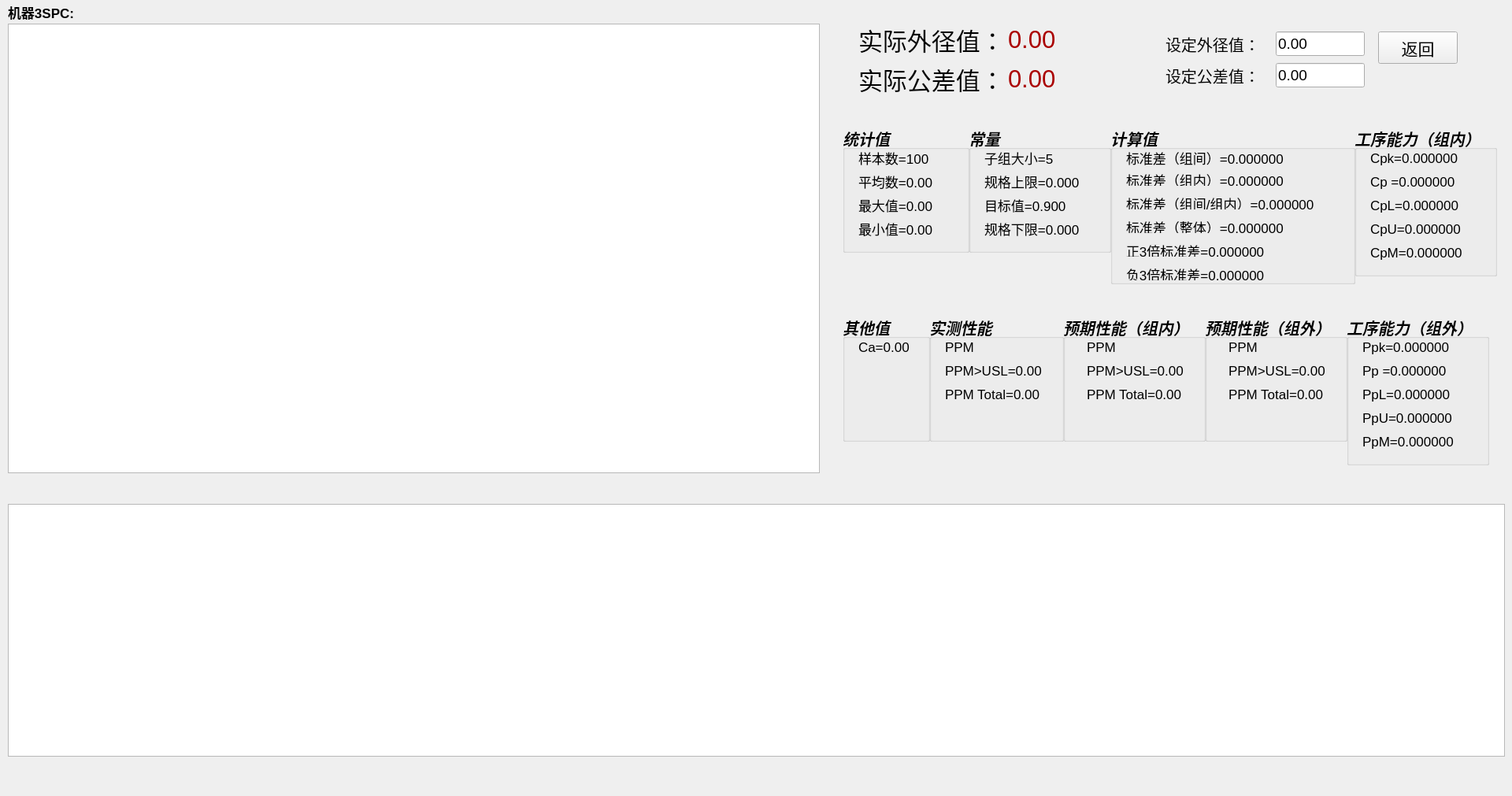
<?xml version="1.0" encoding="UTF-8"?>
<ui version="4.0">
 <class>spcDev3</class>
 <widget class="QWidget" name="spcDev3">
  <property name="geometry">
   <rect>
    <x>0</x>
    <y>0</y>
    <width>1920</width>
    <height>1011</height>
   </rect>
  </property>
  <property name="windowTitle">
   <string>Form</string>
  </property>
  <widget class="QGroupBox" name="TongjiBox_7">
   <property name="geometry">
    <rect>
     <x>1180</x>
     <y>400</y>
     <width>171</width>
     <height>161</height>
    </rect>
   </property>
   <property name="font">
    <font>
     <pointsize>15</pointsize>
     <italic>true</italic>
     <bold>true</bold>
    </font>
   </property>
   <property name="title">
    <string>实测性能</string>
   </property>
   <widget class="QLabel" name="label7_1">
    <property name="geometry">
     <rect>
      <x>20</x>
      <y>30</y>
      <width>131</width>
      <height>21</height>
     </rect>
    </property>
    <property name="font">
     <font>
      <pointsize>13</pointsize>
      <italic>false</italic>
      <bold>false</bold>
     </font>
    </property>
    <property name="text">
     <string>PPM&lt;LSL=0.00</string>
    </property>
   </widget>
   <widget class="QLabel" name="label7_2">
    <property name="geometry">
     <rect>
      <x>20</x>
      <y>60</y>
      <width>131</width>
      <height>21</height>
     </rect>
    </property>
    <property name="font">
     <font>
      <pointsize>13</pointsize>
      <italic>false</italic>
      <bold>false</bold>
     </font>
    </property>
    <property name="text">
     <string>PPM&gt;USL=0.00</string>
    </property>
   </widget>
   <widget class="QLabel" name="label7_3">
    <property name="geometry">
     <rect>
      <x>20</x>
      <y>90</y>
      <width>151</width>
      <height>21</height>
     </rect>
    </property>
    <property name="font">
     <font>
      <pointsize>13</pointsize>
      <italic>false</italic>
      <bold>false</bold>
     </font>
    </property>
    <property name="text">
     <string>PPM Total=0.00</string>
    </property>
   </widget>
  </widget>
  <widget class="QGroupBox" name="TongjiBox">
   <property name="geometry">
    <rect>
     <x>1070</x>
     <y>160</y>
     <width>161</width>
     <height>161</height>
    </rect>
   </property>
   <property name="font">
    <font>
     <pointsize>15</pointsize>
     <italic>true</italic>
     <bold>true</bold>
    </font>
   </property>
   <property name="title">
    <string>统计值</string>
   </property>
   <widget class="QLabel" name="label1_1">
    <property name="geometry">
     <rect>
      <x>20</x>
      <y>30</y>
      <width>111</width>
      <height>21</height>
     </rect>
    </property>
    <property name="font">
     <font>
      <pointsize>13</pointsize>
      <italic>false</italic>
      <bold>false</bold>
     </font>
    </property>
    <property name="text">
     <string>样本数=100</string>
    </property>
   </widget>
   <widget class="QLabel" name="label1_2">
    <property name="geometry">
     <rect>
      <x>20</x>
      <y>60</y>
      <width>111</width>
      <height>21</height>
     </rect>
    </property>
    <property name="font">
     <font>
      <pointsize>13</pointsize>
      <italic>false</italic>
      <bold>false</bold>
     </font>
    </property>
    <property name="text">
     <string>平均数=0.00</string>
    </property>
   </widget>
   <widget class="QLabel" name="label1_3">
    <property name="geometry">
     <rect>
      <x>20</x>
      <y>90</y>
      <width>111</width>
      <height>21</height>
     </rect>
    </property>
    <property name="font">
     <font>
      <pointsize>13</pointsize>
      <italic>false</italic>
      <bold>false</bold>
     </font>
    </property>
    <property name="text">
     <string>最大值=0.00</string>
    </property>
   </widget>
   <widget class="QLabel" name="label1_4">
    <property name="geometry">
     <rect>
      <x>20</x>
      <y>120</y>
      <width>111</width>
      <height>21</height>
     </rect>
    </property>
    <property name="font">
     <font>
      <pointsize>13</pointsize>
      <italic>false</italic>
      <bold>false</bold>
     </font>
    </property>
    <property name="text">
     <string>最小值=0.00</string>
    </property>
   </widget>
  </widget>
  <widget class="QLabel" name="label_2">
   <property name="geometry">
    <rect>
     <x>1090</x>
     <y>80</y>
     <width>191</width>
     <height>41</height>
    </rect>
   </property>
   <property name="font">
    <font>
     <pointsize>23</pointsize>
    </font>
   </property>
   <property name="text">
    <string>实际公差值：</string>
   </property>
  </widget>
  <widget class="QChartView" name="chartViewBar">
   <property name="geometry">
    <rect>
     <x>10</x>
     <y>30</y>
     <width>1031</width>
     <height>571</height>
    </rect>
   </property>
   <property name="font">
    <font>
     <pointsize>20</pointsize>
    </font>
   </property>
  </widget>
  <widget class="QLineEdit" name="lineEdit2">
   <property name="geometry">
    <rect>
     <x>1620</x>
     <y>80</y>
     <width>113</width>
     <height>31</height>
    </rect>
   </property>
   <property name="font">
    <font>
     <pointsize>14</pointsize>
    </font>
   </property>
   <property name="text">
    <string>0.00</string>
   </property>
  </widget>
  <widget class="QLineEdit" name="lineEdit1">
   <property name="geometry">
    <rect>
     <x>1620</x>
     <y>40</y>
     <width>113</width>
     <height>31</height>
    </rect>
   </property>
   <property name="font">
    <font>
     <pointsize>14</pointsize>
    </font>
   </property>
   <property name="text">
    <string>0.00</string>
   </property>
  </widget>
  <widget class="QGroupBox" name="TongjiBox_4">
   <property name="geometry">
    <rect>
     <x>1720</x>
     <y>160</y>
     <width>181</width>
     <height>191</height>
    </rect>
   </property>
   <property name="font">
    <font>
     <pointsize>15</pointsize>
     <italic>true</italic>
     <bold>true</bold>
    </font>
   </property>
   <property name="title">
    <string>工序能力（组内）</string>
   </property>
   <widget class="QLabel" name="label4_1">
    <property name="geometry">
     <rect>
      <x>20</x>
      <y>30</y>
      <width>131</width>
      <height>21</height>
     </rect>
    </property>
    <property name="font">
     <font>
      <pointsize>13</pointsize>
      <italic>false</italic>
      <bold>false</bold>
     </font>
    </property>
    <property name="text">
     <string>Cpk=0.000000</string>
    </property>
   </widget>
   <widget class="QLabel" name="label4_2">
    <property name="geometry">
     <rect>
      <x>20</x>
      <y>60</y>
      <width>131</width>
      <height>21</height>
     </rect>
    </property>
    <property name="font">
     <font>
      <pointsize>13</pointsize>
      <italic>false</italic>
      <bold>false</bold>
     </font>
    </property>
    <property name="text">
     <string>Cp =0.000000</string>
    </property>
   </widget>
   <widget class="QLabel" name="label4_3">
    <property name="geometry">
     <rect>
      <x>20</x>
      <y>90</y>
      <width>121</width>
      <height>21</height>
     </rect>
    </property>
    <property name="font">
     <font>
      <pointsize>13</pointsize>
      <italic>false</italic>
      <bold>false</bold>
     </font>
    </property>
    <property name="text">
     <string>CpL=0.000000</string>
    </property>
   </widget>
   <widget class="QLabel" name="label4_4">
    <property name="geometry">
     <rect>
      <x>20</x>
      <y>120</y>
      <width>131</width>
      <height>21</height>
     </rect>
    </property>
    <property name="font">
     <font>
      <pointsize>13</pointsize>
      <italic>false</italic>
      <bold>false</bold>
     </font>
    </property>
    <property name="text">
     <string>CpU=0.000000</string>
    </property>
   </widget>
   <widget class="QLabel" name="label4_5">
    <property name="geometry">
     <rect>
      <x>20</x>
      <y>150</y>
      <width>131</width>
      <height>21</height>
     </rect>
    </property>
    <property name="font">
     <font>
      <pointsize>13</pointsize>
      <italic>false</italic>
      <bold>false</bold>
     </font>
    </property>
    <property name="text">
     <string>CpM=0.000000</string>
    </property>
   </widget>
  </widget>
  <widget class="QLabel" name="label1_10">
   <property name="geometry">
    <rect>
     <x>10</x>
     <y>0</y>
     <width>141</width>
     <height>31</height>
    </rect>
   </property>
   <property name="font">
    <font>
     <pointsize>13</pointsize>
     <italic>false</italic>
     <bold>true</bold>
    </font>
   </property>
   <property name="text">
    <string>机器3SPC:</string>
   </property>
  </widget>
  <widget class="QLabel" name="label_6">
   <property name="geometry">
    <rect>
     <x>1280</x>
     <y>80</y>
     <width>131</width>
     <height>41</height>
    </rect>
   </property>
   <property name="font">
    <font>
     <pointsize>23</pointsize>
    </font>
   </property>
   <property name="text">
    <string>&lt;html&gt;&lt;head/&gt;&lt;body&gt;&lt;p&gt;&lt;span style=&quot; color:#aa0000;&quot;&gt;0.00&lt;/span&gt;&lt;/p&gt;&lt;/body&gt;&lt;/html&gt;</string>
   </property>
  </widget>
  <widget class="QGroupBox" name="TongjiBox_8">
   <property name="geometry">
    <rect>
     <x>1350</x>
     <y>400</y>
     <width>181</width>
     <height>161</height>
    </rect>
   </property>
   <property name="font">
    <font>
     <pointsize>15</pointsize>
     <italic>true</italic>
     <bold>true</bold>
    </font>
   </property>
   <property name="title">
    <string>预期性能（组内）</string>
   </property>
   <widget class="QLabel" name="label8_3">
    <property name="geometry">
     <rect>
      <x>30</x>
      <y>90</y>
      <width>151</width>
      <height>21</height>
     </rect>
    </property>
    <property name="font">
     <font>
      <pointsize>13</pointsize>
      <italic>false</italic>
      <bold>false</bold>
     </font>
    </property>
    <property name="text">
     <string>PPM Total=0.00</string>
    </property>
   </widget>
   <widget class="QLabel" name="label8_1">
    <property name="geometry">
     <rect>
      <x>30</x>
      <y>30</y>
      <width>131</width>
      <height>21</height>
     </rect>
    </property>
    <property name="font">
     <font>
      <pointsize>13</pointsize>
      <italic>false</italic>
      <bold>false</bold>
     </font>
    </property>
    <property name="text">
     <string>PPM&lt;LSL=0.00</string>
    </property>
   </widget>
   <widget class="QLabel" name="label8_2">
    <property name="geometry">
     <rect>
      <x>30</x>
      <y>60</y>
      <width>131</width>
      <height>21</height>
     </rect>
    </property>
    <property name="font">
     <font>
      <pointsize>13</pointsize>
      <italic>false</italic>
      <bold>false</bold>
     </font>
    </property>
    <property name="text">
     <string>PPM&gt;USL=0.00</string>
    </property>
   </widget>
  </widget>
  <widget class="QChartView" name="chartViewX">
   <property name="geometry">
    <rect>
     <x>10</x>
     <y>640</y>
     <width>1901</width>
     <height>321</height>
    </rect>
   </property>
  </widget>
  <widget class="QLabel" name="label_5">
   <property name="geometry">
    <rect>
     <x>1280</x>
     <y>30</y>
     <width>131</width>
     <height>41</height>
    </rect>
   </property>
   <property name="font">
    <font>
     <pointsize>23</pointsize>
    </font>
   </property>
   <property name="text">
    <string>&lt;html&gt;&lt;head/&gt;&lt;body&gt;&lt;p&gt;&lt;span style=&quot; color:#aa0000;&quot;&gt;0.00&lt;/span&gt;&lt;/p&gt;&lt;/body&gt;&lt;/html&gt;</string>
   </property>
  </widget>
  <widget class="QLabel" name="label_4">
   <property name="geometry">
    <rect>
     <x>1480</x>
     <y>80</y>
     <width>131</width>
     <height>31</height>
    </rect>
   </property>
   <property name="font">
    <font>
     <pointsize>15</pointsize>
    </font>
   </property>
   <property name="text">
    <string>设定公差值：</string>
   </property>
  </widget>
  <widget class="QLabel" name="label">
   <property name="geometry">
    <rect>
     <x>1090</x>
     <y>20</y>
     <width>191</width>
     <height>61</height>
    </rect>
   </property>
   <property name="font">
    <font>
     <pointsize>23</pointsize>
    </font>
   </property>
   <property name="text">
    <string>实际外径值：</string>
   </property>
  </widget>
  <widget class="QGroupBox" name="TongjiBox_9">
   <property name="geometry">
    <rect>
     <x>1530</x>
     <y>400</y>
     <width>181</width>
     <height>161</height>
    </rect>
   </property>
   <property name="font">
    <font>
     <pointsize>15</pointsize>
     <italic>true</italic>
     <bold>true</bold>
    </font>
   </property>
   <property name="title">
    <string>预期性能（组外）</string>
   </property>
   <widget class="QLabel" name="label9_2">
    <property name="geometry">
     <rect>
      <x>30</x>
      <y>60</y>
      <width>131</width>
      <height>21</height>
     </rect>
    </property>
    <property name="font">
     <font>
      <pointsize>13</pointsize>
      <italic>false</italic>
      <bold>false</bold>
     </font>
    </property>
    <property name="text">
     <string>PPM&gt;USL=0.00</string>
    </property>
   </widget>
   <widget class="QLabel" name="label9_1">
    <property name="geometry">
     <rect>
      <x>30</x>
      <y>30</y>
      <width>131</width>
      <height>21</height>
     </rect>
    </property>
    <property name="font">
     <font>
      <pointsize>13</pointsize>
      <italic>false</italic>
      <bold>false</bold>
     </font>
    </property>
    <property name="text">
     <string>PPM&lt;LSL=0.00</string>
    </property>
   </widget>
   <widget class="QLabel" name="label9_3">
    <property name="geometry">
     <rect>
      <x>30</x>
      <y>90</y>
      <width>151</width>
      <height>21</height>
     </rect>
    </property>
    <property name="font">
     <font>
      <pointsize>13</pointsize>
      <italic>false</italic>
      <bold>false</bold>
     </font>
    </property>
    <property name="text">
     <string>PPM Total=0.00</string>
    </property>
   </widget>
  </widget>
  <widget class="QGroupBox" name="TongjiBox_6">
   <property name="geometry">
    <rect>
     <x>1070</x>
     <y>400</y>
     <width>111</width>
     <height>161</height>
    </rect>
   </property>
   <property name="font">
    <font>
     <pointsize>15</pointsize>
     <italic>true</italic>
     <bold>true</bold>
    </font>
   </property>
   <property name="title">
    <string>其他值</string>
   </property>
   <widget class="QLabel" name="label6_1">
    <property name="geometry">
     <rect>
      <x>20</x>
      <y>30</y>
      <width>111</width>
      <height>21</height>
     </rect>
    </property>
    <property name="font">
     <font>
      <pointsize>13</pointsize>
      <italic>false</italic>
      <bold>false</bold>
     </font>
    </property>
    <property name="text">
     <string>Ca=0.00</string>
    </property>
   </widget>
  </widget>
  <widget class="QGroupBox" name="TongjiBox_2">
   <property name="geometry">
    <rect>
     <x>1230</x>
     <y>160</y>
     <width>181</width>
     <height>161</height>
    </rect>
   </property>
   <property name="font">
    <font>
     <pointsize>15</pointsize>
     <italic>true</italic>
     <bold>true</bold>
    </font>
   </property>
   <property name="title">
    <string>常量</string>
   </property>
   <widget class="QLabel" name="label2_1">
    <property name="geometry">
     <rect>
      <x>20</x>
      <y>30</y>
      <width>111</width>
      <height>21</height>
     </rect>
    </property>
    <property name="font">
     <font>
      <pointsize>13</pointsize>
      <italic>false</italic>
      <bold>false</bold>
     </font>
    </property>
    <property name="text">
     <string>子组大小=5</string>
    </property>
   </widget>
   <widget class="QLabel" name="label2_2">
    <property name="geometry">
     <rect>
      <x>20</x>
      <y>60</y>
      <width>151</width>
      <height>21</height>
     </rect>
    </property>
    <property name="font">
     <font>
      <pointsize>13</pointsize>
      <italic>false</italic>
      <bold>false</bold>
     </font>
    </property>
    <property name="text">
     <string>规格上限=0.000</string>
    </property>
   </widget>
   <widget class="QLabel" name="label2_3">
    <property name="geometry">
     <rect>
      <x>20</x>
      <y>90</y>
      <width>141</width>
      <height>21</height>
     </rect>
    </property>
    <property name="font">
     <font>
      <pointsize>13</pointsize>
      <italic>false</italic>
      <bold>false</bold>
     </font>
    </property>
    <property name="text">
     <string>目标值=0.900</string>
    </property>
   </widget>
   <widget class="QLabel" name="label2_4">
    <property name="geometry">
     <rect>
      <x>20</x>
      <y>120</y>
      <width>161</width>
      <height>21</height>
     </rect>
    </property>
    <property name="font">
     <font>
      <pointsize>13</pointsize>
      <italic>false</italic>
      <bold>false</bold>
     </font>
    </property>
    <property name="text">
     <string>规格下限=0.000</string>
    </property>
   </widget>
  </widget>
  <widget class="QGroupBox" name="TongjiBox_3">
   <property name="geometry">
    <rect>
     <x>1410</x>
     <y>160</y>
     <width>311</width>
     <height>201</height>
    </rect>
   </property>
   <property name="font">
    <font>
     <pointsize>15</pointsize>
     <italic>true</italic>
     <bold>true</bold>
    </font>
   </property>
   <property name="title">
    <string>计算值</string>
   </property>
   <widget class="QLabel" name="label3_1">
    <property name="geometry">
     <rect>
      <x>20</x>
      <y>30</y>
      <width>241</width>
      <height>21</height>
     </rect>
    </property>
    <property name="font">
     <font>
      <pointsize>13</pointsize>
      <italic>false</italic>
      <bold>false</bold>
     </font>
    </property>
    <property name="text">
     <string>标准差（组间）=0.000000</string>
    </property>
   </widget>
   <widget class="QLabel" name="label3_2">
    <property name="geometry">
     <rect>
      <x>20</x>
      <y>60</y>
      <width>231</width>
      <height>16</height>
     </rect>
    </property>
    <property name="font">
     <font>
      <pointsize>13</pointsize>
      <italic>false</italic>
      <bold>false</bold>
     </font>
    </property>
    <property name="text">
     <string>标准差（组内）=0.000000</string>
    </property>
   </widget>
   <widget class="QLabel" name="label3_3">
    <property name="geometry">
     <rect>
      <x>20</x>
      <y>90</y>
      <width>281</width>
      <height>16</height>
     </rect>
    </property>
    <property name="font">
     <font>
      <pointsize>13</pointsize>
      <italic>false</italic>
      <bold>false</bold>
     </font>
    </property>
    <property name="text">
     <string>标准差（组间/组内）=0.000000</string>
    </property>
   </widget>
   <widget class="QLabel" name="label3_4">
    <property name="geometry">
     <rect>
      <x>20</x>
      <y>120</y>
      <width>241</width>
      <height>16</height>
     </rect>
    </property>
    <property name="font">
     <font>
      <pointsize>13</pointsize>
      <italic>false</italic>
      <bold>false</bold>
     </font>
    </property>
    <property name="text">
     <string>标准差（整体）=0.000000</string>
    </property>
   </widget>
   <widget class="QLabel" name="label3_5">
    <property name="geometry">
     <rect>
      <x>20</x>
      <y>150</y>
      <width>281</width>
      <height>16</height>
     </rect>
    </property>
    <property name="font">
     <font>
      <pointsize>13</pointsize>
      <italic>false</italic>
      <bold>false</bold>
     </font>
    </property>
    <property name="text">
     <string>正3倍标准差=0.000000</string>
    </property>
   </widget>
   <widget class="QLabel" name="label3_6">
    <property name="geometry">
     <rect>
      <x>20</x>
      <y>180</y>
      <width>281</width>
      <height>16</height>
     </rect>
    </property>
    <property name="font">
     <font>
      <pointsize>13</pointsize>
      <italic>false</italic>
      <bold>false</bold>
     </font>
    </property>
    <property name="text">
     <string>负3倍标准差=0.000000</string>
    </property>
   </widget>
  </widget>
  <widget class="QPushButton" name="spc_btn1">
   <property name="geometry">
    <rect>
     <x>1750</x>
     <y>40</y>
     <width>101</width>
     <height>41</height>
    </rect>
   </property>
   <property name="font">
    <font>
     <pointsize>16</pointsize>
    </font>
   </property>
   <property name="text">
    <string>返回</string>
   </property>
  </widget>
  <widget class="QGroupBox" name="TongjiBox_5">
   <property name="geometry">
    <rect>
     <x>1710</x>
     <y>400</y>
     <width>181</width>
     <height>191</height>
    </rect>
   </property>
   <property name="font">
    <font>
     <pointsize>15</pointsize>
     <italic>true</italic>
     <bold>true</bold>
    </font>
   </property>
   <property name="title">
    <string>工序能力（组外）</string>
   </property>
   <widget class="QLabel" name="label5_1">
    <property name="geometry">
     <rect>
      <x>20</x>
      <y>30</y>
      <width>131</width>
      <height>21</height>
     </rect>
    </property>
    <property name="font">
     <font>
      <pointsize>13</pointsize>
      <italic>false</italic>
      <bold>false</bold>
     </font>
    </property>
    <property name="text">
     <string>Ppk=0.000000</string>
    </property>
   </widget>
   <widget class="QLabel" name="label5_2">
    <property name="geometry">
     <rect>
      <x>20</x>
      <y>60</y>
      <width>131</width>
      <height>21</height>
     </rect>
    </property>
    <property name="font">
     <font>
      <pointsize>13</pointsize>
      <italic>false</italic>
      <bold>false</bold>
     </font>
    </property>
    <property name="text">
     <string>Pp =0.000000</string>
    </property>
   </widget>
   <widget class="QLabel" name="label5_3">
    <property name="geometry">
     <rect>
      <x>20</x>
      <y>90</y>
      <width>131</width>
      <height>21</height>
     </rect>
    </property>
    <property name="font">
     <font>
      <pointsize>13</pointsize>
      <italic>false</italic>
      <bold>false</bold>
     </font>
    </property>
    <property name="text">
     <string>PpL=0.000000</string>
    </property>
   </widget>
   <widget class="QLabel" name="label5_4">
    <property name="geometry">
     <rect>
      <x>20</x>
      <y>120</y>
      <width>131</width>
      <height>21</height>
     </rect>
    </property>
    <property name="font">
     <font>
      <pointsize>13</pointsize>
      <italic>false</italic>
      <bold>false</bold>
     </font>
    </property>
    <property name="text">
     <string>PpU=0.000000</string>
    </property>
   </widget>
   <widget class="QLabel" name="label5_5">
    <property name="geometry">
     <rect>
      <x>20</x>
      <y>150</y>
      <width>131</width>
      <height>21</height>
     </rect>
    </property>
    <property name="font">
     <font>
      <pointsize>13</pointsize>
      <italic>false</italic>
      <bold>false</bold>
     </font>
    </property>
    <property name="text">
     <string>PpM=0.000000</string>
    </property>
   </widget>
  </widget>
  <widget class="QLabel" name="label_3">
   <property name="geometry">
    <rect>
     <x>1480</x>
     <y>40</y>
     <width>131</width>
     <height>31</height>
    </rect>
   </property>
   <property name="font">
    <font>
     <pointsize>15</pointsize>
    </font>
   </property>
   <property name="text">
    <string>设定外径值：</string>
   </property>
  </widget>
 </widget>
 <customwidgets>
  <customwidget>
   <class>QChartView</class>
   <extends>QGraphicsView</extends>
   <header location="global">qchartview.h</header>
  </customwidget>
 </customwidgets>
 <resources/>
 <connections/>
</ui>
